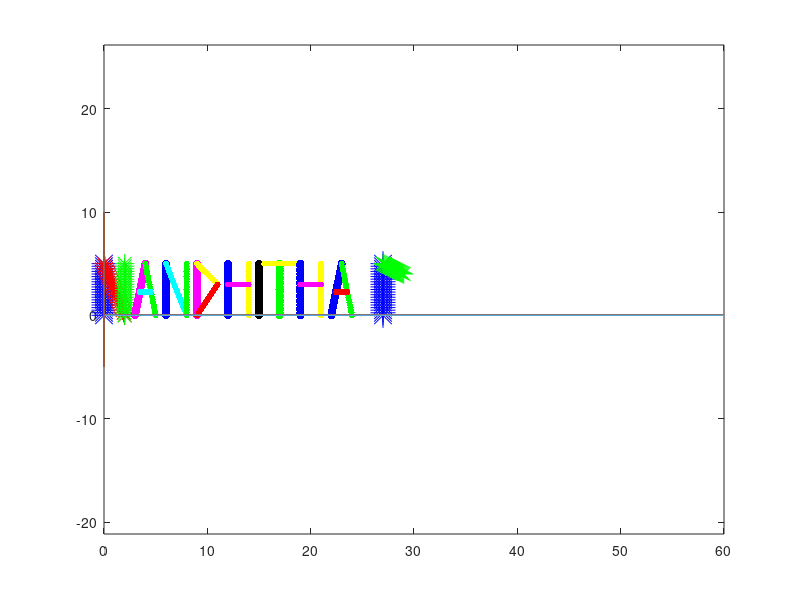

Write MATLAB code to recreate this figure. (Note: this script raises an error after producing the figure.)
clear all;
clc;
clf;
%N
A=[0;0]; B=[0;5];C=[2;0];D=[2;5];   
for lambda=0:0.05:1  %[0, 0.05,0.15,0.1........1]
    x=(1-lambda)*A+ lambda*B;
    plot(x(1,1), x(2,1), 'b*', 'MarkerSize', 18)  %plot the points; blue colour; size of marker is 18
    pause(0.05); %duration of the pause during the animation
    hold on
    axis('equal') % commamd taken for equal distribution of points in x and y
    plot([0,60],[0,0]) % plot line from(0,0) to (20 , 0)
    plot([0,0],[-5,10]) % plot line from (0,-5) to (0,10)
    drawnow 
end
for lambda=0:0.05:1
    x=(1-lambda)*B+ lambda*C;
     plot(x(1,1), x(2,1), 'r*', 'MarkerSize', 14)
     pause(0.05);
     hold on
     drawnow
end
for lambda=0:0.05:1
    x=(1-lambda)*C+ lambda*D;
     plot(x(1,1), x(2,1), 'g*', 'MarkerSize', 14)
     pause(0.05);
     hold on
     drawnow
end
%A
E=[3;0]; F=[4;5];G=[5;0];H=[3.45;2.25];I=[4.55;2.25];   
for lambda=0:0.05:1  %[0, 0.05,0.15,0.1........1]
    x=(1-lambda)*E+ lambda*F;
    plot(x(1,1), x(2,1), 'm.', 'MarkerSize', 18)  %plot the points; blue colour; size of marker is 18
    pause(0.05); %duration of the pause during the animation
    hold on
    axis('equal') % commamd taken for equal distribution of points in x and y
    plot([0,60],[0,0]) % plot line from(0,0) to (20 , 0)
    plot([0,0],[-5,10]) % plot line from (0,-5) to (0,10)
    drawnow 
end
for lambda=0:0.05:1
    x=(1-lambda)*F+ lambda*G;
     plot(x(1,1), x(2,1), 'g.', 'MarkerSize', 14)
     pause(0.05);
     hold on
     drawnow
end
for lambda=0:0.05:1
    x=(1-lambda)*H+ lambda*I;
     plot(x(1,1), x(2,1), 'c.', 'MarkerSize', 14)
     pause(0.05);
     hold on
     drawnow
end
%N
A=[6;0]; B=[6;5];C=[8;0];D=[8;5];   
for lambda=0:0.05:1  %[0, 0.05,0.15,0.1........1]
    x=(1-lambda)*A+ lambda*B;
    plot(x(1,1), x(2,1), 'b.', 'MarkerSize', 18)  %plot the points; blue colour; size of marker is 18
    pause(0.05); %duration of the pause during the animation
    hold on
    axis('equal') % commamd taken for equal distribution of points in x and y
    plot([0,60],[0,0]) % plot line from(0,0) to (20 , 0)
    plot([0,0],[-5,10]) % plot line from (0,-5) to (0,10)
    drawnow 
end
for lambda=0:0.05:1
    x=(1-lambda)*B+ lambda*C;
     plot(x(1,1), x(2,1), 'c.', 'MarkerSize', 14)
     pause(0.05);
     hold on
     drawnow
end
for lambda=0:0.05:1
    x=(1-lambda)*C+ lambda*D;
     plot(x(1,1), x(2,1), 'g.', 'MarkerSize', 14)
     pause(0.05);
     hold on
     drawnow
end
%D
A=[9;0]; B=[9;5];C=[11;3];  
for lambda=0:0.05:1  %[0, 0.05,0.15,0.1........1]
    x=(1-lambda)*A+ lambda*B;
    plot(x(1,1), x(2,1), 'm.', 'MarkerSize', 18)  %plot the points; blue colour; size of marker is 18
    pause(0.05); %duration of the pause during the animation
    hold on
    axis('equal') % commamd taken for equal distribution of points in x and y
    plot([0,60],[0,0]) % plot line from(0,0) to (20 , 0)
    plot([0,0],[-5,10]) % plot line from (0,-5) to (0,10)
    drawnow 
end
for lambda=0:0.05:1
    x=(1-lambda)*B+ lambda*C;
     plot(x(1,1), x(2,1), 'y.', 'MarkerSize', 14)
     pause(0.05);
     hold on
     drawnow
end
for lambda=0:0.05:1
    x=(1-lambda)*C+ lambda*A;
     plot(x(1,1), x(2,1), 'r.', 'MarkerSize', 14)
     pause(0.05);
     hold on
     drawnow
end
%H
A=[12;0]; B=[12;5];C=[14;0];D=[14;5];E=[12;3]; F=[14;3];
for lambda=0:0.05:1  %[0, 0.05,0.15,0.1........1]
    x=(1-lambda)*A+ lambda*B;
    plot(x(1,1), x(2,1), 'b.', 'MarkerSize', 18)  %plot the points; blue colour; size of marker is 18
    pause(0.05); %duration of the pause during the animation
    hold on
    axis('equal') % commamd taken for equal distribution of points in x and y
    plot([0,60],[0,0]) % plot line from(0,0) to (20 , 0)
    plot([0,0],[-5,10]) % plot line from (0,-5) to (0,10)
    drawnow 
end
for lambda=0:0.05:1
    x=(1-lambda)*C+ lambda*D;
     plot(x(1,1), x(2,1), 'y.', 'MarkerSize', 14)
     pause(0.05);
     hold on
     drawnow
end
for lambda=0:0.05:1
    x=(1-lambda)*E+ lambda*F;
     plot(x(1,1), x(2,1), 'm.', 'MarkerSize', 14)
     pause(0.05);
     hold on
     drawnow
end
%I
A=[15;0]; B=[15;5]; 
for lambda=0:0.05:1  %[0, 0.05,0.15,0.1........1]
    x=(1-lambda)*A+ lambda*B;
    plot(x(1,1), x(2,1), 'k.', 'MarkerSize', 18)  %plot the points; blue colour; size of marker is 18
    pause(0.05); %duration of the pause during the animation
    hold on
    axis('equal') % commamd taken for equal distribution of points in x and y
    plot([0,60],[0,0]) % plot line from(0,0) to (20 , 0)
    plot([0,0],[-5,10]) % plot line from (0,-5) to (0,10)
    drawnow 
end
%T
A=[17;0]; B=[17;5];C=[15.5;5];D=[18.5;5]; 
for lambda=0:0.05:1  %[0, 0.05,0.15,0.1........1]
    x=(1-lambda)*A+ lambda*B;
    plot(x(1,1), x(2,1), 'g.', 'MarkerSize', 18)  %plot the points; blue colour; size of marker is 18
    pause(0.05); %duration of the pause during the animation
    hold on
    axis('equal') % commamd taken for equal distribution of points in x and y
    plot([0,60],[0,0]) % plot line from(0,0) to (20 , 0)
    plot([0,0],[-5,10]) % plot line from (0,-5) to (0,10)
    drawnow 
end
for lambda=0:0.05:1
    x=(1-lambda)*C+ lambda*D;
     plot(x(1,1), x(2,1), 'y.', 'MarkerSize', 14)
     pause(0.05);
     hold on
     drawnow
end
%H
A=[19;0]; B=[19;5];C=[21;0];D=[21;5];E=[19;3]; F=[21;3];   
for lambda=0:0.05:1  %[0, 0.05,0.15,0.1........1]
    x=(1-lambda)*A+ lambda*B;
    plot(x(1,1), x(2,1), 'b.', 'MarkerSize', 18)  %plot the points; blue colour; size of marker is 18
    pause(0.05); %duration of the pause during the animation
    hold on
    axis('equal') % commamd taken for equal distribution of points in x and y
    plot([0,60],[0,0]) % plot line from(0,0) to (20 , 0)
    plot([0,0],[-5,10]) % plot line from (0,-5) to (0,10)
    drawnow 
end
for lambda=0:0.05:1
    x=(1-lambda)*C+ lambda*D;
     plot(x(1,1), x(2,1), 'y.', 'MarkerSize', 14)
     pause(0.05);
     hold on
     drawnow
end
for lambda=0:0.05:1
    x=(1-lambda)*E+ lambda*F;
     plot(x(1,1), x(2,1), 'm.', 'MarkerSize', 14)
     pause(0.05);
     hold on
     drawnow
end
%A
E=[22;0]; F=[23;5];G=[24;0];H=[22.45;2.25];I=[23.55;2.25];  
for lambda=0:0.05:1  %[0, 0.05,0.15,0.1........1]
    x=(1-lambda)*E+ lambda*F;
    plot(x(1,1), x(2,1), 'b.', 'MarkerSize', 18)  %plot the points; blue colour; size of marker is 18
    pause(0.05); %duration of the pause during the animation
    hold on
    axis('equal') % commamd taken for equal distribution of points in x and y
    plot([0,60],[0,0]) % plot line from(0,0) to (20 , 0)
    plot([0,0],[-5,10]) % plot line from (0,-5) to (0,10)
    drawnow 
end
for lambda=0:0.05:1
    x=(1-lambda)*F+ lambda*G;
     plot(x(1,1), x(2,1), 'g.', 'MarkerSize', 14)
     pause(0.05);
     hold on
     drawnow
end
for lambda=0:0.05:1
    x=(1-lambda)*H+ lambda*I;
     plot(x(1,1), x(2,1), 'r.', 'MarkerSize', 14)
     pause(0.05);
     hold on
     drawnow
end

%R
E=[27;0]; F=[27;5];G=[29;4];H=[27;3];I=[29;0];   
for lambda=0:0.05:1  %[0, 0.05,0.15,0.1........1]
    x=(1-lambda)*E+ lambda*F;
    plot(x(1,1), x(2,1), 'b*', 'MarkerSize', 18)  %plot the points; blue colour; size of marker is 18
    pause(0.05); %duration of the pause during the animation
    hold on
    axis('equal') % commamd taken for equal distribution of points in x and y
    plot([0,60],[0,0]) % plot line from(0,0) to (20 , 0)
    plot([0,0],[-5,10]) % plot line from (0,-5) to (0,10)
    drawnow 
end
for lambda=0:0.05:1
    x=(1-lambda)*F+ lambda*G;
     plot(x(1,1), x(2,1), 'g*', 'MarkerSize', 14)
     pause(0.05);
     hold on
     drawnow
end
for lambda=0:0.05:1
    x=(1-lambda)*G+ lambda*H;
     plot(x(1,1), x(2,1), 'K*', 'MarkerSize', 14)
     pause(0.05);
     hold on
     drawnow
end
for lambda=0:0.05:1
    x=(1-lambda)*H+ lambda*I;
     plot(x(1,1), x(2,1), 'r*', 'MarkerSize', 14)
     pause(0.05);
     hold on
     drawnow
end
%A
E=[30;0]; F=[31;5];G=[32;0];H=[30.45;2.25];I=[31.55;2.25];   
for lambda=0:0.05:1  %[0, 0.05,0.15,0.1........1]
    x=(1-lambda)*E+ lambda*F;
    plot(x(1,1), x(2,1), 'm.', 'MarkerSize', 18)  %plot the points; blue colour; size of marker is 18
    pause(0.05); %duration of the pause during the animation
    hold on
    axis('equal') % commamd taken for equal distribution of points in x and y
    plot([0,60],[0,0]) % plot line from(0,0) to (20 , 0)
    plot([0,0],[-5,10]) % plot line from (0,-5) to (0,10)
    drawnow 
end
for lambda=0:0.05:1
    x=(1-lambda)*F+ lambda*G;
     plot(x(1,1), x(2,1), 'g.', 'MarkerSize', 14)
     pause(0.05);
     hold on
     drawnow
end
for lambda=0:0.05:1
    x=(1-lambda)*H+ lambda*I;
     plot(x(1,1), x(2,1), 'c.', 'MarkerSize', 14)
     pause(0.05);
     hold on
     drawnow
end
%V
E=[33;5]; F=[34;0];G=[35;5]; 
for lambda=0:0.05:1  %[0, 0.05,0.15,0.1........1]
    x=(1-lambda)*E+ lambda*F;
    plot(x(1,1), x(2,1), 'm.', 'MarkerSize', 18)  %plot the points; blue colour; size of marker is 18
    pause(0.05); %duration of the pause during the animation
    hold on
    axis('equal') % commamd taken for equal distribution of points in x and y
    plot([0,60],[0,0]) % plot line from(0,0) to (20 , 0)
    plot([0,0],[-5,10]) % plot line from (0,-5) to (0,10)
    drawnow 
end
for lambda=0:0.05:1
    x=(1-lambda)*F+ lambda*G;
     plot(x(1,1), x(2,1), 'r.', 'MarkerSize', 14)
     pause(0.05);
     hold on
     drawnow
end
%I
A=[36;0]; B=[36;5];  
for lambda=0:0.05:1  %[0, 0.05,0.15,0.1........1]
    x=(1-lambda)*A+ lambda*B;
    plot(x(1,1), x(2,1), 'k.', 'MarkerSize', 18)  %plot the points; blue colour; size of marker is 18
    pause(0.05); %duration of the pause during the animation
    hold on
    axis('equal') % commamd taken for equal distribution of points in x and y
    plot([0,60],[0,0]) % plot line from(0,0) to (20 , 0)
    plot([0,0],[-5,10]) % plot line from (0,-5) to (0,10)
    drawnow 
end
%S
E=[39;5]; F=[37;5];G=[37;3];H=[39;3];I=[39;0];J=[37;0];
for lambda=0:0.05:1  %[0, 0.05,0.15,0.1........1]
    x=(1-lambda)*E+ lambda*F;
    plot(x(1,1), x(2,1), 'b.', 'MarkerSize', 18)  %plot the points; blue colour; size of marker is 18
    pause(0.05); %duration of the pause during the animation
    hold on
    axis('equal') % commamd taken for equal distribution of points in x and y
    plot([0,60],[0,0]) % plot line from(0,0) to (20 , 0)
    plot([0,0],[-5,10]) % plot line from (0,-5) to (0,10)
    drawnow 
end
for lambda=0:0.05:1
    x=(1-lambda)*F+ lambda*G;
     plot(x(1,1), x(2,1), 'g.', 'MarkerSize', 14)
     pause(0.05);
     hold on
     drawnow
end
for lambda=0:0.05:1
    x=(1-lambda)*G+ lambda*H;
     plot(x(1,1), x(2,1), 'g.', 'MarkerSize', 14)
     pause(0.05);
     hold on
     drawnow
end
for lambda=0:0.05:1
    x=(1-lambda)*H+ lambda*I;
     plot(x(1,1), x(2,1), 'r.', 'MarkerSize', 14)
     pause(0.05);
     hold on
     drawnow
end
for lambda=0:0.05:1
    x=(1-lambda)*I+ lambda*J;
     plot(x(1,1), x(2,1), 'r.', 'MarkerSize', 14)
     pause(0.05);
     hold on
     drawnow
end
%H
A=[40;0]; B=[40;5];C=[42;0];D=[42;5];E=[40;3]; F=[42;3];
for lambda=0:0.05:1  %[0, 0.05,0.15,0.1........1]
    x=(1-lambda)*A+ lambda*B;
    plot(x(1,1), x(2,1), 'b.', 'MarkerSize', 18)  %plot the points; blue colour; size of marker is 18
    pause(0.05); %duration of the pause during the animation
    hold on
    axis('equal') % commamd taken for equal distribution of points in x and y
    plot([0,60],[0,0]) % plot line from(0,0) to (20 , 0)
    plot([0,0],[-5,10]) % plot line from (0,-5) to (0,10)
    drawnow 
end
for lambda=0:0.05:1
    x=(1-lambda)*C+ lambda*D;
     plot(x(1,1), x(2,1), 'y.', 'MarkerSize', 14)
     pause(0.05);
     hold on
     drawnow
end
for lambda=0:0.05:1
    x=(1-lambda)*E+ lambda*F;
     plot(x(1,1), x(2,1), 'm.', 'MarkerSize', 14)
     pause(0.05);
     hold on
     drawnow
end
%A
E=[43;0]; F=[44;5];G=[45;0];H=[43.55;2.25];I=[44.55;2.25];  
for lambda=0:0.05:1  %[0, 0.05,0.15,0.1........1]
    x=(1-lambda)*E+ lambda*F;
    plot(x(1,1), x(2,1), 'm.', 'MarkerSize', 18)  %plot the points; blue colour; size of marker is 18
    pause(0.05); %duration of the pause during the animation
    hold on
    axis('equal') % commamd taken for equal distribution of points in x and y
    plot([0,60],[0,0]) % plot line from(0,0) to (20 , 0)
    plot([0,0],[-5,10]) % plot line from (0,-5) to (0,10)
    drawnow 
end
for lambda=0:0.05:1
    x=(1-lambda)*F+ lambda*G;
     plot(x(1,1), x(2,1), 'g.', 'MarkerSize', 14)
     pause(0.05);
     hold on
     drawnow
end
for lambda=0:0.05:1
    x=(1-lambda)*H+ lambda*I;
     plot(x(1,1), x(2,1), 'c.', 'MarkerSize', 14)
     pause(0.05);
     hold on
     drawnow
end
%N
A=[46;0]; B=[46;5];C=[48;0];D=[48;5];   
for lambda=0:0.05:1  %[0, 0.05,0.15,0.1........1]
    x=(1-lambda)*A+ lambda*B;
    plot(x(1,1), x(2,1), 'b.', 'MarkerSize', 18)  %plot the points; blue colour; size of marker is 18
    pause(0.05); %duration of the pause during the animation
    hold on
    axis('equal') % commamd taken for equal distribution of points in x and y
    plot([0,60],[0,0]) % plot line from(0,0) to (20 , 0)
    plot([0,0],[-5,10]) % plot line from (0,-5) to (0,10)
    drawnow 
end
for lambda=0:0.05:1
    x=(1-lambda)*B+ lambda*C;
     plot(x(1,1), x(2,1), 'c.', 'MarkerSize', 14)
     pause(0.05);
     hold on
     drawnow
end
for lambda=0:0.05:1
    x=(1-lambda)*C+ lambda*D;
     plot(x(1,1), x(2,1), 'g.', 'MarkerSize', 14)
     pause(0.05);
     hold on
     drawnow
end
%K
A=[49;0]; B=[49;5];C=[51;5];D=[49;3];E=[51;0];
for lambda=0:0.05:1  %[0, 0.05,0.15,0.1........1]
    x=(1-lambda)*A+ lambda*B;
    plot(x(1,1), x(2,1), 'b.', 'MarkerSize', 18)  %plot the points; blue colour; size of marker is 18
    pause(0.05); %duration of the pause during the animation
    hold on
    axis('equal') % commamd taken for equal distribution of points in x and y
    plot([0,60],[0,0]) % plot line from(0,0) to (20 , 0)
    plot([0,0],[-5,10]) % plot line from (0,-5) to (0,10)
    drawnow 
end
for lambda=0:0.05:1
    x=(1-lambda)*C+ lambda*D;
     plot(x(1,1), x(2,1), 'y.', 'MarkerSize', 14)
     pause(0.05);
     hold on
     drawnow
end
for lambda=0:0.05:1
    x=(1-lambda)*D+ lambda*E;
     plot(x(1,1), x(2,1), 'm.', 'MarkerSize', 14)
     pause(0.05);
     hold on
     drawnow
end
%A
E=[52;0]; F=[53;5];G=[54;0];H=[52.45;2.25];I=[53.55;2.25];   
for lambda=0:0.05:1  %[0, 0.05,0.15,0.1........1]
    x=(1-lambda)*E+ lambda*F;
    plot(x(1,1), x(2,1), 'm.', 'MarkerSize', 18)  %plot the points; blue colour; size of marker is 18
    pause(0.05); %duration of the pause during the animation
    hold on
    axis('equal') % commamd taken for equal distribution of points in x and y
    plot([0,60],[0,0]) % plot line from(0,0) to (20 , 0)
    plot([0,0],[-5,10]) % plot line from (0,-5) to (0,10)
    drawnow 
end
for lambda=0:0.05:1
    x=(1-lambda)*F+ lambda*G;
     plot(x(1,1), x(2,1), 'g.', 'MarkerSize', 14)
     pause(0.05);
     hold on
     drawnow
end
for lambda=0:0.05:1
    x=(1-lambda)*H+ lambda*I;
     plot(x(1,1), x(2,1), 'c.', 'MarkerSize', 14)
     pause(0.05);
     hold on
     drawnow
end
%R
E=[55;0]; F=[55;5];G=[57;4];H=[55;3];I=[57;0];   
for lambda=0:0.05:1  %[0, 0.05,0.15,0.1........1]
    x=(1-lambda)*E+ lambda*F;
    plot(x(1,1), x(2,1), 'b.', 'MarkerSize', 18)  %plot the points; blue colour; size of marker is 18
    pause(0.05); %duration of the pause during the animation
    hold on
    axis('equal') % commamd taken for equal distribution of points in x and y
    plot([0,60],[0,0]) % plot line from(0,0) to (20 , 0)
    plot([0,0],[-5,10]) % plot line from (0,-5) to (0,10)
    drawnow 
end
for lambda=0:0.05:1
    x=(1-lambda)*F+ lambda*G;
     plot(x(1,1), x(2,1), 'g.', 'MarkerSize', 14)
     pause(0.05);
     hold on
     drawnow
end
for lambda=0:0.05:1
    x=(1-lambda)*G+ lambda*H;
     plot(x(1,1), x(2,1), 'g.', 'MarkerSize', 14)
     pause(0.05);
     hold on
     drawnow
end
for lambda=0:0.05:1
    x=(1-lambda)*H+ lambda*I;
     plot(x(1,1), x(2,1), 'r.', 'MarkerSize', 14)
     pause(0.05);
     hold on
     drawnow
end
